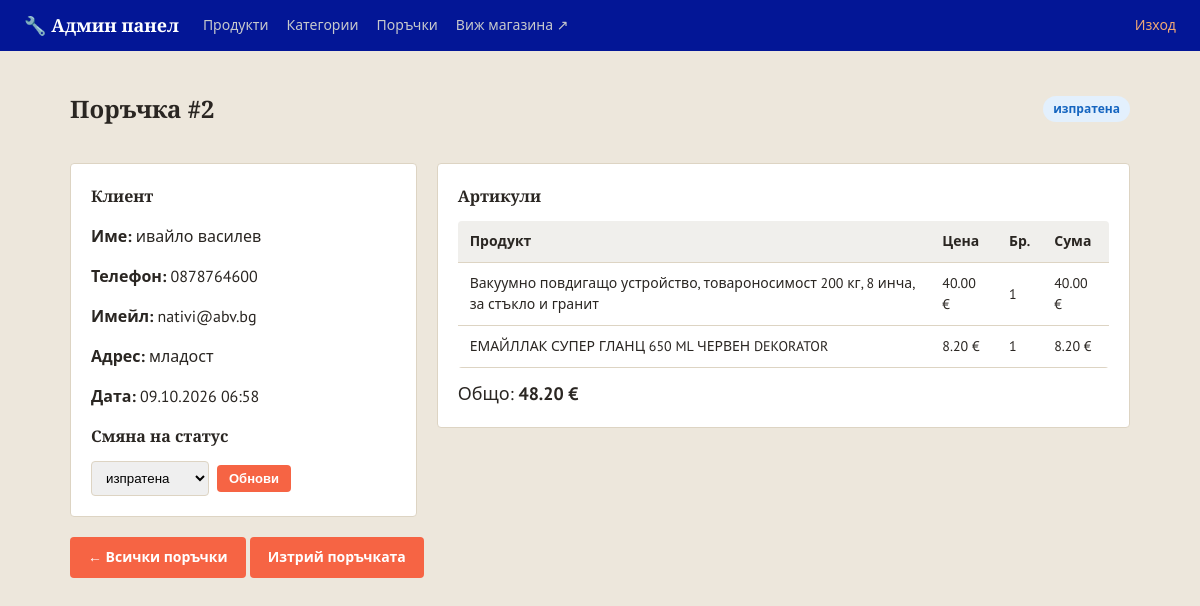
Page /admin/orders/2 (signed in) on the committed database.
### models.py (models this page shows)
class Order(db.Model):
    __tablename__ = 'orders'
    STATUSES = ['нова', 'в обработка', 'изпратена', 'завършена', 'отказана']
    id = db.Column(db.Integer, primary_key=True)
    customer_name = db.Column(db.String(150), nullable=False)
    phone = db.Column(db.String(50), nullable=False)
    address = db.Column(db.String(300), nullable=False)
    email = db.Column(db.String(150), default='')
    total = db.Column(db.Float, nullable=False)
    status = db.Column(db.String(30), default='нова', nullable=False)
    created_at = db.Column(db.DateTime, default=datetime.utcnow)
    items = db.relationship('OrderItem', backref='order', lazy=True)

class OrderItem(db.Model):
    __tablename__ = 'order_items'
    id = db.Column(db.Integer, primary_key=True)
    order_id = db.Column(db.Integer, db.ForeignKey('orders.id'), nullable=False)
    product_id = db.Column(db.Integer, db.ForeignKey('products.id'), nullable=True)
    product_name = db.Column(db.String(200), nullable=False)
    price = db.Column(db.Float, nullable=False)
    qty = db.Column(db.Integer, nullable=False)
    @property
    def subtotal(self):
        return self.price * self.qty

### app.py (the view)
@app.route('/admin/orders/<int:order_id>')
@admin_required
def admin_order_detail(order_id):
    order = Order.query.get_or_404(order_id)
    return render_template('admin/order_detail.html', order=order, statuses=Order.STATUSES)

### app.py (called while the page is built)
@app.context_processor
def inject_whatsapp_number():
    return {'whatsapp_number': app.config['WHATSAPP_NUMBER'], 'asset_version': app.config['ASSET_VERSION']}

@app.context_processor
def inject_canonical_url():
    public_pages = {'index', 'category_view', 'product_view', 'contacts', 'returns_policy'}
    canonical_url = None
    if request.endpoint in public_pages and request.method in ('GET', 'HEAD'):
        canonical_url = app.config['CANONICAL_SITE_URL'] + url_for(
            request.endpoint, _external=False, **(request.view_args or {})
        )
    return {'canonical_url': canonical_url}

@app.before_request
def redirect_www_domain():
    if request.method in ('GET', 'HEAD') and request.host.partition(':')[0].lower() == 'www.e-jelezaria.bg':
        path = request.full_path.rstrip('?') if not request.query_string else request.full_path
        return redirect(app.config['CANONICAL_SITE_URL'] + path, code=301)

@app.context_processor
def inject_category_icons():
    return {'category_icons': CATEGORY_ICONS}

@app.context_processor
def inject_availability_info():
    return {'availability_labels': Product.AVAILABILITY_LABELS,
            'availability_badge_class': Product.AVAILABILITY_BADGE_CLASS,
            'availability_icons': Product.AVAILABILITY_ICONS}

def admin_required(view_func):
    @wraps(view_func)
    def wrapper(*args, **kwargs):
        if not session.get('is_admin'):
            flash('Моля, влезте в системата.', 'error')
            return redirect(url_for('admin_login', next=request.path))
        return view_func(*args, **kwargs)
    return wrapper

### templates/admin/order_detail.html (shortened to what this page needs)
{% extends 'admin/base.html' %}
{% block content %}
<div class="admin-header-row">
    <h1 class="page-title">Поръчка #{{ order.id }}</h1>
    <span class="status-badge status-{{ order.status | replace(' ', '-') }}">{{ order.status }}</span>
</div>
<div class="order-detail-grid">
    <div class="admin-panel">
        <h2>Клиент</h2>
        <p><strong>Име:</strong> {{ order.customer_name }}</p>
        <p><strong>Телефон:</strong> {{ order.phone }}</p>
        {% if order.email %}<p><strong>Имейл:</strong> {{ order.email }}</p>{% endif %}
        <p><strong>Адрес:</strong> {{ order.address }}</p>
        <p><strong>Дата:</strong> {{ order.created_at.strftime('%d.%m.%Y %H:%M') }}</p>
        <h2>Смяна на статус</h2>
        <form action="{{ url_for('admin_order_status', order_id=order.id) }}" method="post" class="status-change-form">
            <select name="status">
                {% for s in statuses %}
                <option value="{{ s }}" {% if s == order.status %}selected{% endif %}>{{ s }}</option>
                {% endfor %}
            </select>
            <button type="submit" class="btn btn-small">Обнови</button>
        </form>
    </div>
    <div class="admin-panel">
        <h2>Артикули</h2>
        <table class="admin-table">
            <thead>
                <tr>
                    <th>Продукт</th>
                    <th>Цена</th>
                    <th>Бр.</th>
                    <th>Сума</th>
                </tr>
            </thead>
            <tbody>
                {% for item in order.items %}
                <tr>
                    <td>{{ item.product_name }}</td>
                    <td>{{ '%.2f'|format(item.price) }} €</td>
                    <td>{{ item.qty }}</td>
                    <td>{{ '%.2f'|format(item.subtotal) }} €</td>
                </tr>
                {% endfor %}
            </tbody>
        </table>
        <div class="cart-total" style="margin-top:12px;">Общо: <strong>{{ '%.2f'|format(order.total) }} €</strong></div>
    </div>
</div>
<a href="{{ url_for('admin_orders') }}" class="btn btn-secondary" style="margin-top:20px;display:inline-block;">← Всички поръчки</a>
<a href="{{ url_for('admin_order_delete', order_id=order.id) }}" class="btn btn-secondary" style="margin-top:20px;display:inline-block;">Изтрий поръчката</a>
{% endblock %}

### static/css/style.css (style rules this page uses)
:root { --steel: #0623e8; --steel-dark: #031696; --accent: #f66444; --accent-dark: #bf4e35; --highlight: #d9a441; --bg: #ede7dc; --card-bg: #ffffff; --border: #ddd4c3; --text: #2a2622; --text-light: #766f62; --success: #4b7a51; --danger: #a23636; --radius: 4px; }
* { box-sizing: border-box; }
body { margin: 0; font-family: 'PT Sans', 'Segoe UI', Roboto, Arial, sans-serif; background: var(--bg); color: var(--text); line-height: 1.5; }
h1, h2, h3, .brand, .hero h1 { font-family: 'Bitter', Georgia, serif; }
a { color: inherit; text-decoration: none; }
.page-title { font-size: 24px; margin-bottom: 16px; }
.btn { display: inline-block; background: var(--accent); color: #fff; border: none; padding: 10px 18px; border-radius: var(--radius); font-weight: 600; cursor: pointer; font-size: 14px; }
.btn-small { padding: 6px 12px; font-size: 13px; }
.cart-total { font-size: 18px; }

### static/css/admin.css (style rules this page uses)
.admin-body { background: var(--bg); }
.admin-header-row { display: flex; align-items: center; justify-content: space-between; margin-bottom: 20px; }
.admin-table { width: 100%; border-collapse: collapse; background: var(--card-bg); border-radius: var(--radius); overflow: hidden; }
.admin-table th, .admin-table td { padding: 10px 12px; border-bottom: 1px solid var(--border); text-align: left; font-size: 14px; }
.admin-table th { background: #f0efec; }
.btn-secondary { background: #e2e0dc; color: var(--text); }
.status-badge { display: inline-block; padding: 4px 10px; border-radius: 20px; font-size: 12px; font-weight: 700; white-space: nowrap; }
.status-badge.status-изпратена, .status-chip.status-изпратена { background: #e3f0fd; color: #1565c0; }
.status-change-form { display: flex; gap: 8px; align-items: center; margin-top: 10px; }
.status-change-form select { padding: 8px 10px; border: 1px solid var(--border); border-radius: var(--radius); }
.order-detail-grid { display: grid; grid-template-columns: 1fr 2fr; gap: 20px; align-items: start; }
.admin-panel { background: var(--card-bg); border: 1px solid var(--border); border-radius: var(--radius); padding: 20px; }
.admin-panel h2 { font-size: 16px; margin-top: 0; }

### rows in the picture
Order: id "2", status "изпратена", customer_name "ивайло василев", phone "0878764600", email "nativi@abv.bg", address "младост", created_at "09.10.2026 06:58", total "48.20"
OrderItem: product_name "Вакуумно повдигащо устройство, товароносимост 200 кг, 8 инча, за стъкло и гранит", price "40.00", qty "1", subtotal "40.00"
OrderItem: product_name "ЕМАЙЛЛАК СУПЕР ГЛАНЦ 650 ML ЧЕРВЕН DEKORATOR", price "8.20", qty "1", subtotal "8.20"
